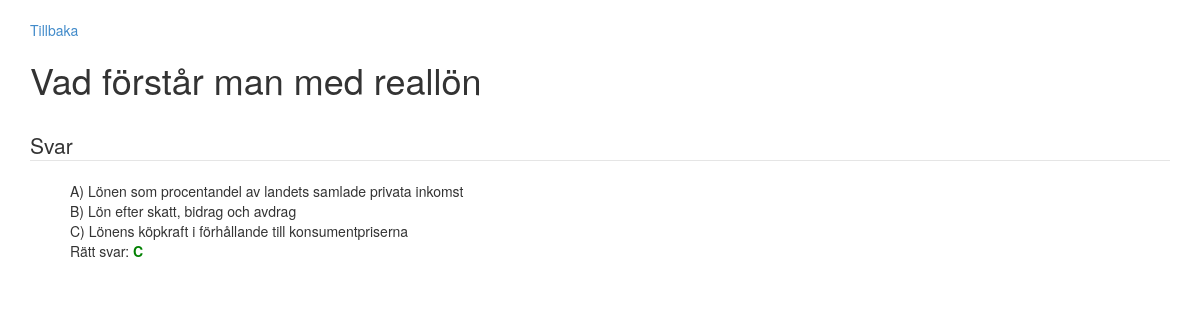
The page /?showQuestion&id=29 (signed in) on the database its author committed.
### tables this page shows
CREATE TABLE IF NOT EXISTS `question` (
  `QuestionId` int(11) NOT NULL AUTO_INCREMENT,
  `QuestionName` varchar(150) NOT NULL,
  `QuizId` int(11) NOT NULL,
  PRIMARY KEY (`QuestionId`),
  UNIQUE KEY `QuestionName` (`QuestionName`),
  KEY `QuizId` (`QuizId`)
);

CREATE TABLE IF NOT EXISTS `answer` (
  `AnswerId` int(11) NOT NULL AUTO_INCREMENT,
  `AnswerA` varchar(60) NOT NULL,
  `AnswerB` varchar(60) NOT NULL,
  `AnswerC` varchar(60) NOT NULL,
  `RightAnswer` varchar(5) NOT NULL,
  `QuestionId` int(11) NOT NULL,
  PRIMARY KEY (`AnswerId`),
  KEY `QuestionId` (`QuestionId`)
);

### Controller/QuestionController.php (called while the page is built, shortened)
<?php
require_once("View/QuestionView.php");
require_once("View/HTMLView.php");
require_once("Model/Dao/QuestionRepository.php");
require_once("Model/Question.php");
class QuestionController {
	private $questionView;
	private $htmlView;
	private $questionRepository;
	public function __construct() {
		$this->questionView = new QuestionView();
		$this->htmlView = new HTMLView();
		$this->questionRepository = new questionRepository();
	}
	public function showQuestion() {
		$question = $this->questionRepository->getQuestion($this->questionView->getId());
		$this->htmlView->echoHTML($this->questionView->showQuestion($question));
	}
}

### index.php (called while the page is built, shortened)
<?php
$masterController = new MasterController();
$masterController->doControll();

### Model/Question.php (called while the page is built, shortened)
<?php
class Question {
	private $answers;
	private $questionName;
	private $quizId;
	public function __construct($questionName, $quizId, $questionId = NULL) {
		$this->questionName = $questionName;
		$this->quizId = $quizId;
		$this->answers = array();
	}
	public function getName() {
		return $this->questionName;
	}
	public function getQuizId() {
		return $this->quizId;
	}
	public function toArray() {
		return $this->answers;
	}
	public function add(Answers $answer) {
			$this->answers[] = $answer;
	}
}

### Model/Dao/QuestionRepository.php (called while the page is built, shortened)
<?php
require_once("Model/Answers.php");
require_once("Model/Question.php");
require_once("Model/Dao/Repository.php");
class QuestionRepository extends Repository {
	private $db;
	private $answerTable = "answer";
	public function __construct() {
		$this->dbTable = 'question';
		$this->db = $this->connection();
	}
	public function getQuestion($questionId) {
		$sql = "SELECT * FROM $this->dbTable WHERE " . $this->questionId . " = ?";
		$params = array($questionId);
		$query = $this->db->prepare($sql);
		$query->execute($params);
		$result = $query->fetch();
		if ($result) {
			$question = new Question($result[$this->questionName], $result[$this->quizId], $result[$this->questionId]);
			$sql = "SELECT * FROM " . $this->answerTable . " WHERE " . $this->questionId . " = ?";
			$query = $this->db->prepare($sql);
			$query->execute (array($result[$this->questionId]));
			$answersObj = $query->fetchAll();
			foreach($answersObj as $answerObj) {
				$answers = new Answers($answerObj[$this->answerA], $answerObj[$this->answerB], $answerObj[$this->answerC], $answerObj[$this->rightAnswer],
				$answerObj[$this->questionId], $answerObj[$this->answerId]);
				$question->add($answers);
			}
			return $question;
		}
		return NULL;
	}
}

### Model/Dao/Repository.php (called while the page is built, shortened)
<?php
abstract class Repository {
	protected $dbConnection;
    protected function connection() {
    	if ($this->dbConnection == null) {
            $this->dbConnection = new PDO(Settings::$DB_CONNECTION, Settings::$DB_USERNAME, Settings::$DB_PASSWORD);
        $this->dbConnection->setAttribute(PDO::ATTR_ERRMODE, PDO::ERRMODE_EXCEPTION);
        return $this->dbConnection;
    }
  }
}

### Model/Answers.php (called while the page is built, shortened)
<?php
class Answers {
	private $rightAnswer;
	private $answers = array();
	public function __construct($answerA, $answerB, $answerC , $rightAnswer, $questionId, $answerId = NULL) {
		$this->answers[] = $answerA;
		$this->answers[] = $answerB;
	    $this->answers[] = $answerC;
	    $this->rightAnswer = $rightAnswer;
	}
	public function getAnswers() {
		return $this->answers;
	}
	public function getRightAnswer() {
		return $this->rightAnswer;
	}
}

### View/QuestionView.php (the view, shortened to what this page needs)
<?php
class QuestionView extends BaseView{
	public function getId() {
		if (isset($_GET[$this->id])) {
			return $_GET[$this->id];
		}
		return NULL;
	}
	public function showQuestion(Question $question) {
		$i = 0;
		$html = "<form action='' method='post'>
		</br>
		<a href='?" . $this->showQuizLocation . "&" . $this->id . "=" . $question->getQuizId() . "' name='returnToPage'>Tillbaka</a> </br>
		<h1>" . $question->getName() . "</h1>
		</br>
		<legend>Svar</legend>
		<ul style='list-style-type: none;'>";
		if (count($question->toArray()) > 0) {
			foreach($question->toArray() as $answersObj) {
				foreach ($answersObj->getAnswers() as $answerName) {
					$html .= "<li> " . $this->alphabets[$i] . ") " . $answerName ."</li> ";
					$i++;
				}
			}
			$html .= "Rätt svar: <strong style='color: green;'>" . $answersObj->getRightAnswer() . "</strong>";
		}
		if (count($question->toArray()) > 0) {
			$html .= "</ul> </form>";
		}
		else {
			$html .= "</ul>" . $this->getQuestionMenu($question->getQuestionId()) . "</form>";
		}
		return $html;
	}
}

### rows shown on the page
question: QuestionName "Vad förstår man med reallön"
answer: alphabets "A", AnswerA "Lönen som procentandel av landets samlade privata inkomst", alphabets "B", AnswerB "Lön efter skatt, bidrag och avdrag", alphabets "C", AnswerC "Lönens köpkraft i förhållande till konsumentpriserna", RightAnswer "C"
